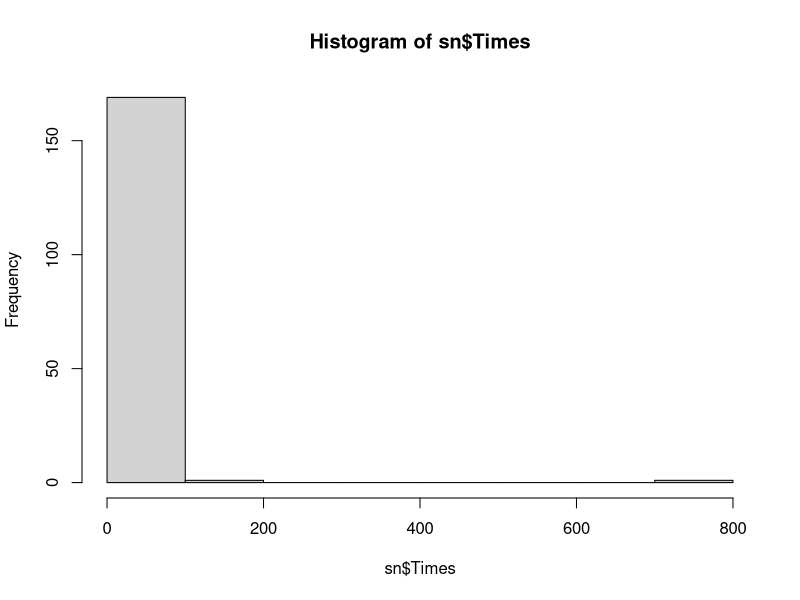
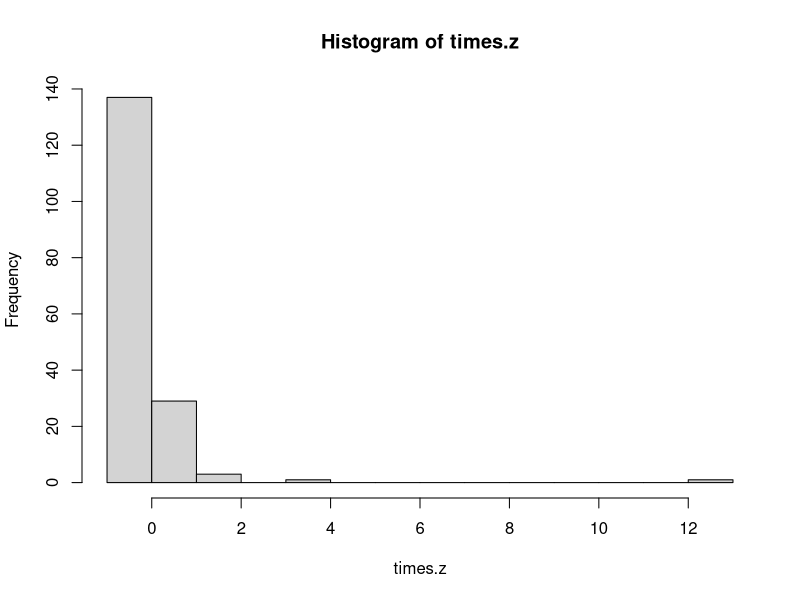
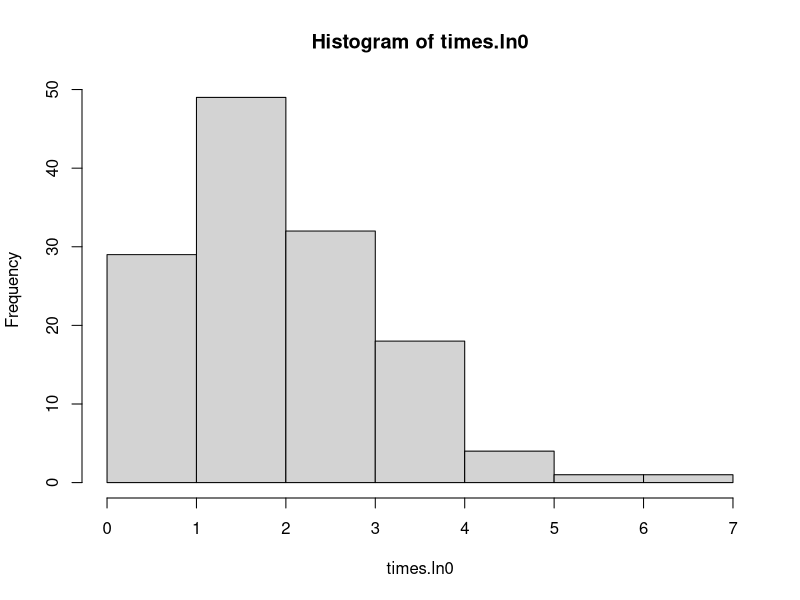
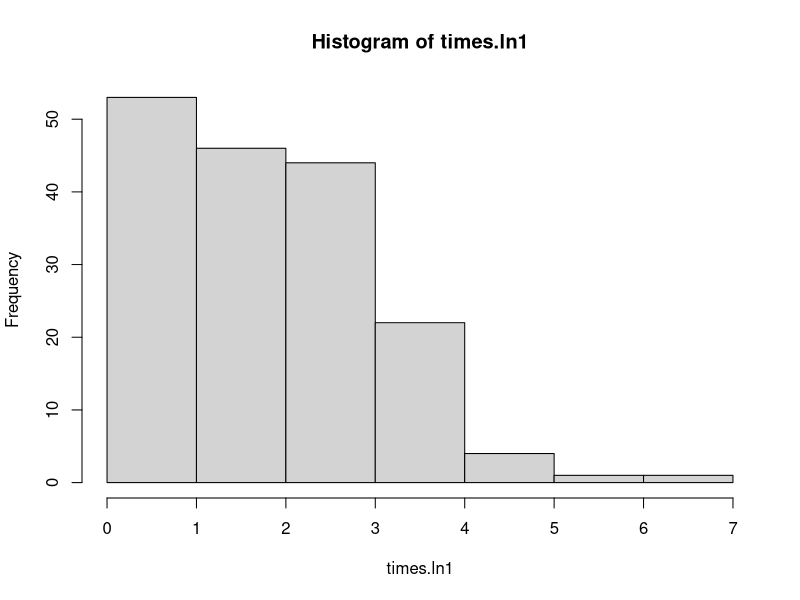
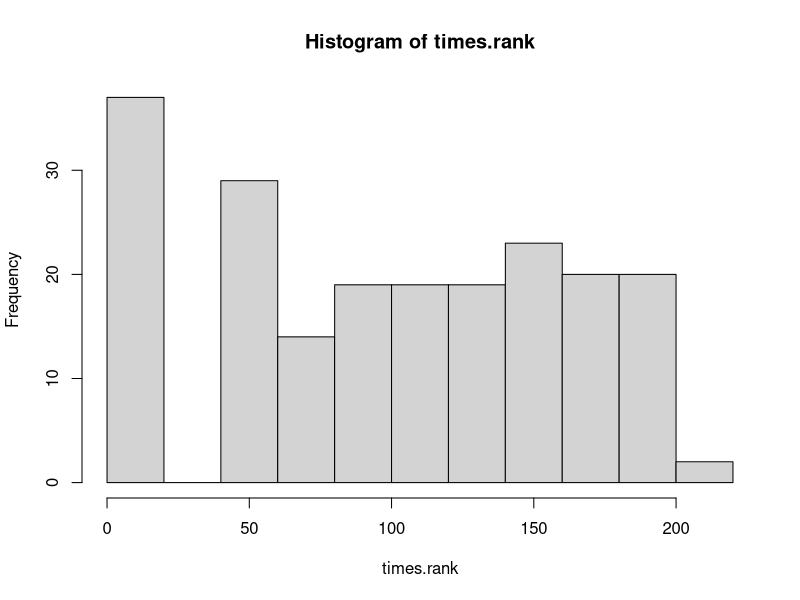
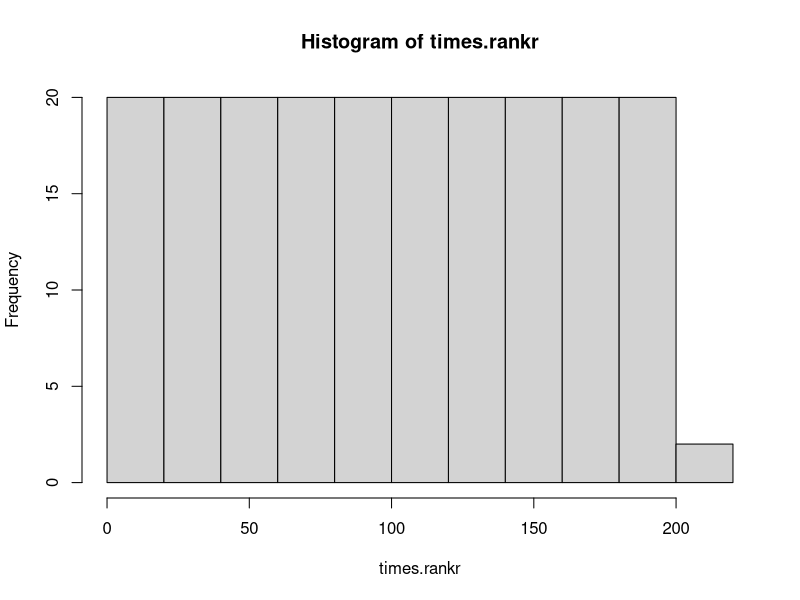

Source code (R) for these figures, in order:
sn <- read.csv("social_network.csv", header = T)
install.packages("psych")
library("psych")

hist(sn$Times)
describe(sn$Times)

times.z <- scale(sn$Times) #to find z-scores
hist(times.z)
describe(times.z)

times.ln0 <- log(sn$Times) #to find log values
hist(times.ln0)
describe(times.ln0) #data comes out weird because you can do logs for 0.

times.ln1 <- log(sn$Times + 1) #a workaround to eliminate 0s.
hist(times.ln1)
describe(times.ln1)

times.rank <- rank(sn$Times) #ranking
hist(times.rank)
describe(times.rank)
#ties.method = c("average", "first", "random", "max", "min")
times.rankr <- rank(sn$Times, ties.method = "random")
hist(times.rankr)
describe(times.rankr)

time.gt1 <- ifelse(sn$Times > 1, 1, 0) #dichotomizing
time.gt1
